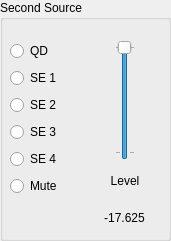
   <widget class="QGroupBox" name="groupBox_15">
    <property name="geometry">
     <rect>
      <x>180</x>
      <y>0</y>
      <width>171</width>
      <height>241</height>
     </rect>
    </property>
    <property name="title">
     <string>Second Source</string>
    </property>
    <widget class="QWidget" name="gridLayoutWidget_16">
     <property name="geometry">
      <rect>
       <x>10</x>
       <y>40</y>
       <width>151</width>
       <height>194</height>
      </rect>
     </property>
     <layout class="QGridLayout" name="gridLayout_16">
      <item row="1" column="1" alignment="Qt::AlignHCenter|Qt::AlignVCenter">
       <widget class="QLabel" name="label_40">
        <property name="minimumSize">
         <size>
          <width>32</width>
          <height>18</height>
         </size>
        </property>
        <property name="maximumSize">
         <size>
          <width>32</width>
          <height>18</height>
         </size>
        </property>
        <property name="text">
         <string>Level</string>
        </property>
        <property name="alignment">
         <set>Qt::AlignCenter</set>
        </property>
       </widget>
      </item>
      <item row="2" column="1" alignment="Qt::AlignHCenter|Qt::AlignVCenter">
       <widget class="QLabel" name="label_41">
        <property name="minimumSize">
         <size>
          <width>45</width>
          <height>18</height>
         </size>
        </property>
        <property name="maximumSize">
         <size>
          <width>45</width>
          <height>18</height>
         </size>
        </property>
        <property name="text">
         <string>-17.625</string>
        </property>
        <property name="alignment">
         <set>Qt::AlignCenter</set>
        </property>
       </widget>
      </item>
      <item row="0" column="1">
       <layout class="QVBoxLayout" name="verticalLayout_19">
        <item alignment="Qt::AlignHCenter">
         <widget class="QSlider" name="verticalSlider_22">
          <property name="minimumSize">
           <size>
            <width>20</width>
            <height>120</height>
           </size>
          </property>
          <property name="maximumSize">
           <size>
            <width>20</width>
            <height>120</height>
           </size>
          </property>
          <property name="minimum">
           <number>-47</number>
          </property>
          <property name="maximum">
           <number>0</number>
          </property>
          <property name="pageStep">
           <number>1</number>
          </property>
          <property name="orientation">
           <enum>Qt::Vertical</enum>
          </property>
          <property name="tickPosition">
           <enum>QSlider::TicksBothSides</enum>
          </property>
          <property name="tickInterval">
           <number>47</number>
          </property>
         </widget>
        </item>
       </layout>
      </item>
      <item row="0" column="0" rowspan="2">
       <layout class="QVBoxLayout" name="verticalLayout_20">
        <item>
         <widget class="QRadioButton" name="radioButton_36">
          <property name="text">
           <string>QD</string>
          </property>
         </widget>
        </item>
        <item>
         <widget class="QRadioButton" name="radioButton_37">
          <property name="text">
           <string>SE 1</string>
          </property>
         </widget>
        </item>
        <item>
         <widget class="QRadioButton" name="radioButton_38">
          <property name="text">
           <string>SE 2</string>
          </property>
         </widget>
        </item>
        <item>
         <widget class="QRadioButton" name="radioButton_39">
          <property name="text">
           <string>SE 3</string>
          </property>
         </widget>
        </item>
        <item>
         <widget class="QRadioButton" name="radioButton_40">
          <property name="text">
           <string>SE 4</string>
          </property>
         </widget>
        </item>
        <item>
         <widget class="QRadioButton" name="radioButton_41">
          <property name="text">
           <string>Mute</string>
          </property>
         </widget>
        </item>
       </layout>
      </item>
     </layout>
    </widget>
   </widget>
